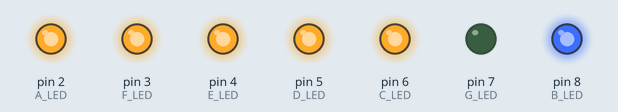
Bench run of a sketch on a simulated Arduino Uno, built with avr-gcc and run on an emulated ATmega328P. Parts: output pins drawn as LEDs (lit = HIGH).

Above: at 0.12 s.
At 1.62 s:
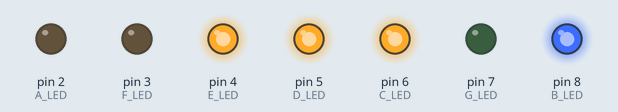
At 2.37 s:
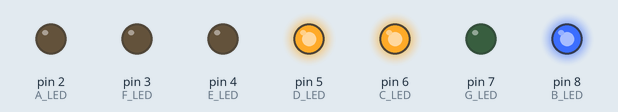
At 3.37 s:
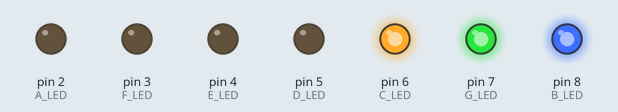
At 4.87 s:
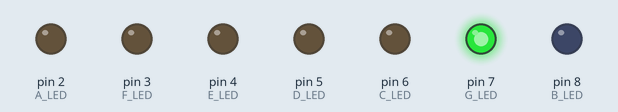
At 6.62 s:
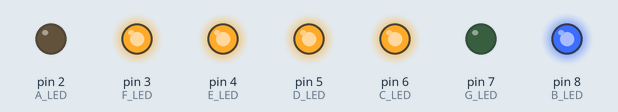
Timing chart, 0 to 6.9 s (numbered marks = the images above):
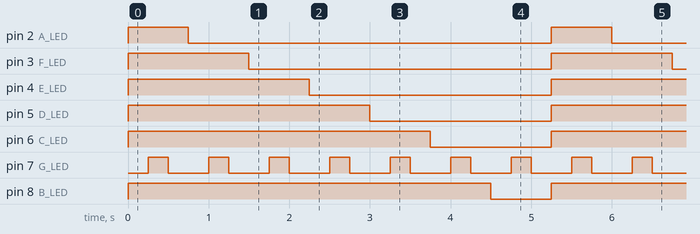

The sketch:

lesson5a.ino
```cpp
const int A_LED = 2;
const int B_LED = 8;
const int C_LED = 6;
const int D_LED = 5;
const int E_LED = 4;
const int F_LED = 3;
const int G_LED = 7;


// function that shuts all leds
void ShutAllLeds()
  {
    digitalWrite(D_LED, HIGH);
    digitalWrite(E_LED, HIGH);
    digitalWrite(F_LED, HIGH);
    digitalWrite(A_LED, HIGH);
    digitalWrite(G_LED, HIGH);
    digitalWrite(C_LED, HIGH);
    digitalWrite(B_LED, HIGH);
  }


// function that blinks the segment G

void BlinkG()
  {
    digitalWrite(G_LED, LOW);
    delay(250);
    digitalWrite(G_LED, HIGH);
    delay(250);
    digitalWrite(G_LED, LOW);
  }

void setup() {
  // put your setup code here, to run once:
  Serial.begin(9600);     // initialize serial port
  pinMode(A_LED,OUTPUT);  // setup led pinmodes as outputs
  pinMode(B_LED,OUTPUT);
  pinMode(C_LED,OUTPUT);
  pinMode(D_LED,OUTPUT);
  pinMode(E_LED,OUTPUT);
  pinMode(F_LED,OUTPUT);
  pinMode(G_LED,OUTPUT);

}

void loop() {
  // put your main code here, to run repeatedly:

  // shut down all leds before continuously make a circle clockwise while blinking G

    ShutAllLeds();
    BlinkG();
    delay(250);
    digitalWrite(A_LED, LOW);
    BlinkG();
    delay(250);
    digitalWrite(F_LED, LOW);
    BlinkG();
    delay(250);
    digitalWrite(E_LED, LOW);
    BlinkG();
    delay(250);
    digitalWrite(D_LED, LOW);
    BlinkG();
    delay(250);
    digitalWrite(C_LED, LOW);
    BlinkG();
    delay(250);
    digitalWrite(B_LED, LOW);
    BlinkG();
    delay(250);
}
```

lesson5ab.c
```cpp
const int A_LED = 2;
const int B_LED = 8;
const int C_LED = 6;
const int D_LED = 5;
const int E_LED = 4;
const int F_LED = 3;
const int G_LED = 7;


void Number0() {
    digitalWrite(D_LED, LOW);
    digitalWrite(E_LED, LOW);
    digitalWrite(F_LED, LOW);
    digitalWrite(A_LED, LOW);
    digitalWrite(G_LED, HIGH);
    digitalWrite(C_LED, LOW);
    digitalWrite(B_LED, LOW);
}

void Number1() {
    digitalWrite(D_LED, HIGH);
    digitalWrite(E_LED, HIGH);
    digitalWrite(F_LED, HIGH);
    digitalWrite(A_LED, HIGH);
    digitalWrite(G_LED, HIGH);
    digitalWrite(C_LED, LOW);
    digitalWrite(B_LED, LOW);
}

void Number2() {
    digitalWrite(D_LED, LOW);
    digitalWrite(E_LED, LOW);
    digitalWrite(F_LED, HIGH);
    digitalWrite(A_LED, LOW);
    digitalWrite(G_LED, LOW);
    digitalWrite(C_LED, HIGH);
    digitalWrite(B_LED, LOW);
}

void Number3() {
    digitalWrite(D_LED, LOW);
    digitalWrite(E_LED, HIGH);
    digitalWrite(F_LED, HIGH);
    digitalWrite(A_LED, LOW);
    digitalWrite(G_LED, LOW);
    digitalWrite(C_LED, LOW);
    digitalWrite(B_LED, LOW);
}

void Number4() {
    digitalWrite(D_LED, HIGH);
    digitalWrite(E_LED, HIGH);
    digitalWrite(F_LED, LOW);
    digitalWrite(A_LED, HIGH);
    digitalWrite(G_LED, LOW);
    digitalWrite(C_LED, LOW);
    digitalWrite(B_LED, LOW);
}

void Number5() {
    digitalWrite(D_LED, LOW);
    digitalWrite(E_LED, HIGH);
    digitalWrite(F_LED, LOW);
    digitalWrite(A_LED, LOW);
    digitalWrite(G_LED, LOW);
    digitalWrite(C_LED, LOW);
    digitalWrite(B_LED, HIGH);
}

void Number6() {
    digitalWrite(D_LED, LOW);
    digitalWrite(E_LED, LOW);
    digitalWrite(F_LED, LOW);
    digitalWrite(A_LED, LOW);
    digitalWrite(G_LED, LOW);
    digitalWrite(C_LED, LOW);
    digitalWrite(B_LED, HIGH);
}

void Number7() {
    digitalWrite(D_LED, HIGH);
    digitalWrite(E_LED, HIGH);
    digitalWrite(F_LED, HIGH);
    digitalWrite(A_LED, LOW);
    digitalWrite(G_LED, HIGH);
    digitalWrite(C_LED, LOW);
    digitalWrite(B_LED, LOW);
}

void Number8() {
    digitalWrite(D_LED, LOW);
    digitalWrite(E_LED, LOW);
    digitalWrite(F_LED, LOW);
    digitalWrite(A_LED, LOW);
    digitalWrite(G_LED, LOW);
    digitalWrite(C_LED, LOW);
    digitalWrite(B_LED, LOW);
}

void Number9() {
    digitalWrite(D_LED, LOW);
    digitalWrite(E_LED, HIGH);
    digitalWrite(F_LED, LOW);
    digitalWrite(A_LED, LOW);
    digitalWrite(G_LED, LOW);
    digitalWrite(C_LED, LOW);
    digitalWrite(B_LED, LOW);
}


// function that shuts all leds
void ShutAllLeds()
  {
    digitalWrite(D_LED, HIGH);
    digitalWrite(E_LED, HIGH);
    digitalWrite(F_LED, HIGH);
    digitalWrite(A_LED, HIGH);
    digitalWrite(G_LED, HIGH);
    digitalWrite(C_LED, HIGH);
    digitalWrite(B_LED, HIGH);
  }


// function that blinks the segment G

void BlinkG()
  {
    digitalWrite(G_LED, LOW);
    delay(250);
    digitalWrite(G_LED, HIGH);
    delay(250);
    digitalWrite(G_LED, LOW);
  }

void setup() {
  // put your setup code here, to run once:
  Serial.begin(9600);     // initialize serial port
  pinMode(A_LED,OUTPUT);  // setup led pinmodes as outputs
  pinMode(B_LED,OUTPUT);
  pinMode(C_LED,OUTPUT);
  pinMode(D_LED,OUTPUT);
  pinMode(E_LED,OUTPUT);
  pinMode(F_LED,OUTPUT);
  pinMode(G_LED,OUTPUT);

}

void loop() {
  // put your main code here, to run repeatedly:

  // shut down all leds before continuously make a circle clockwise while blinking G

    ShutAllLeds();
    BlinkG();
    delay(250);
    digitalWrite(A_LED, LOW);
    BlinkG();
    delay(250);
    digitalWrite(F_LED, LOW);
    BlinkG();
    delay(250);
    digitalWrite(E_LED, LOW);
    BlinkG();
    delay(250);
    digitalWrite(D_LED, LOW);
    BlinkG();
    delay(250);
    digitalWrite(C_LED, LOW);
    BlinkG();
    delay(250);
    digitalWrite(B_LED, LOW);
    BlinkG();
    delay(250);
}
```

Measured:
- by itself, pin 2 (A_LED): alternates HIGH for 0.75 s and LOW for 4.5 s
- by itself, pin 3 (F_LED): alternates HIGH for 1.5 s and LOW for 3.8 s
- by itself, pin 4 (E_LED): alternates HIGH for 2.3 s and LOW for 3.0 s
- by itself, pin 5 (D_LED): alternates HIGH for 3.0 s and LOW for 2.3 s
- by itself, pin 6 (C_LED): alternates HIGH for 3.8 s and LOW for 1.5 s
- by itself, pin 7 (G_LED): alternates HIGH for 0.25 s and LOW for 0.50 s
- by itself, pin 8 (B_LED): alternates HIGH for 4.5 s and LOW for 0.75 s
